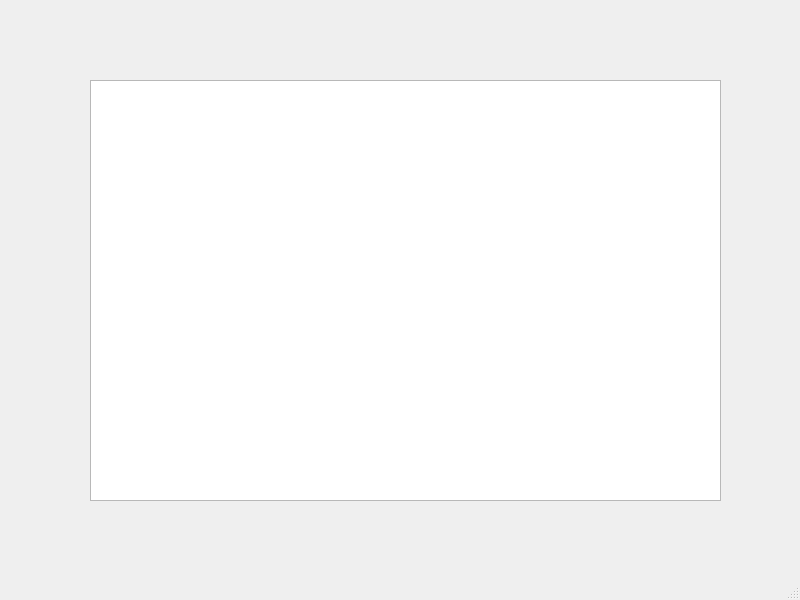
<?xml version="1.0" encoding="UTF-8"?>
<ui version="4.0">
 <class>MainWindow</class>
 <widget class="QMainWindow" name="MainWindow">
  <property name="geometry">
   <rect>
    <x>0</x>
    <y>0</y>
    <width>800</width>
    <height>600</height>
   </rect>
  </property>
  <property name="windowTitle">
   <string>MainWindow</string>
  </property>
  <widget class="QWidget" name="centralwidget">
   <widget class="QTableWidget" name="tableWidget">
    <property name="geometry">
     <rect>
      <x>90</x>
      <y>80</y>
      <width>631</width>
      <height>421</height>
     </rect>
    </property>
   </widget>
  </widget>
  <widget class="QMenuBar" name="menubar">
   <property name="geometry">
    <rect>
     <x>0</x>
     <y>0</y>
     <width>800</width>
     <height>21</height>
    </rect>
   </property>
  </widget>
  <widget class="QStatusBar" name="statusbar"/>
 </widget>
 <resources/>
 <connections/>
</ui>
